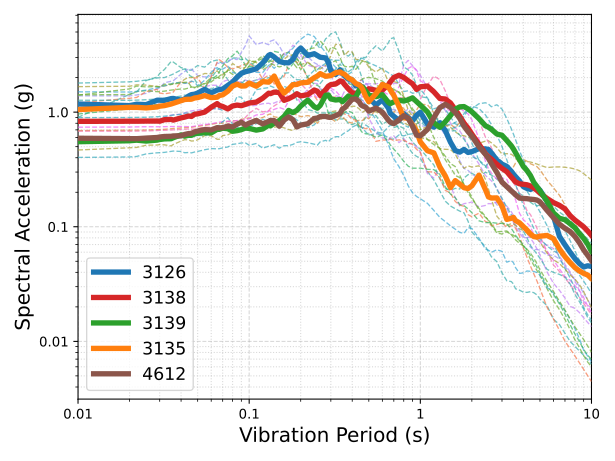

The Python source for this figure:
import pandas as pd
import numpy as np
import matplotlib.pyplot as plt
import seaborn as sns

plt.interactive(True)

df_nga = pd.read_csv("figure_13/nga_west2_selected.csv", index_col=0)
periods = [float(col.split("T")[1].split("S")[0]) for col in df_nga.columns]

df_observed = pd.read_csv("figure_13/resp_spectra.csv", index_col=0)

colors_main = ["tab:blue", "tab:red", "tab:green", "tab:orange", "tab:brown"]
colors_bg = sns.color_palette("husl", n_colors=len(df_nga))


# %%
plt.figure()
for i, spec in df_nga.iterrows():
    color = colors_bg[i % len(colors_bg)]
    plt.plot(periods, np.array(spec), lw=1., zorder=98, color=color, ls="dashed", alpha=0.7)
for i, (label, spec) in enumerate(df_observed.iterrows()):
    plt.plot(periods, spec, label=label, zorder=99, lw=4,
             color=colors_main[i])

plt.plot()
plt.xlim(left=0.01, right=10)
plt.legend(loc="lower left", prop=dict(size=13))
plt.xlabel("Vibration Period (s)", fontsize=15)
plt.ylabel("Spectral Acceleration (g)", fontsize=15)
plt.grid(which="major", ls="dashed", alpha=0.5)
plt.grid(which="minor", ls="dotted", alpha=0.5)
plt.xscale("log")
plt.yscale("log")
xticks = [0.01, 0.1, 1, 10]
yticks = [0.01, 0.1, 1.0]
plt.xticks(xticks, [str(tick) for tick in xticks])
plt.yticks(yticks, [str(tick) for tick in yticks])
plt.tight_layout()
plt.savefig("figure_13/fig_13.svg")
